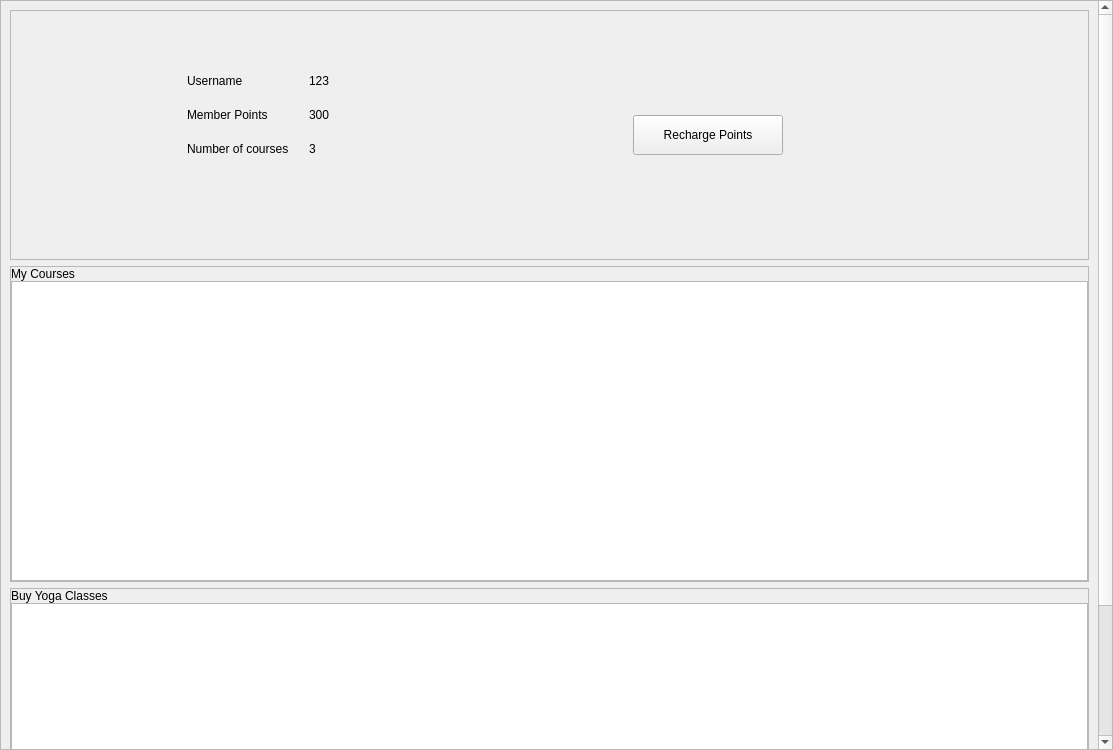
<?xml version="1.0" encoding="UTF-8"?>
<ui version="4.0">
 <class>Frame</class>
 <widget class="QFrame" name="Frame">
  <property name="geometry">
   <rect>
    <x>0</x>
    <y>0</y>
    <width>1113</width>
    <height>750</height>
   </rect>
  </property>
  <property name="windowTitle">
   <string>Frame</string>
  </property>
  <layout class="QVBoxLayout" name="verticalLayout">
   <property name="spacing">
    <number>0</number>
   </property>
   <property name="leftMargin">
    <number>0</number>
   </property>
   <property name="topMargin">
    <number>0</number>
   </property>
   <property name="rightMargin">
    <number>0</number>
   </property>
   <property name="bottomMargin">
    <number>0</number>
   </property>
   <item>
    <widget class="QScrollArea" name="scrollArea">
     <property name="widgetResizable">
      <bool>true</bool>
     </property>
     <widget class="QWidget" name="scrollAreaWidgetContents">
      <property name="geometry">
       <rect>
        <x>0</x>
        <y>0</y>
        <width>1099</width>
        <height>960</height>
       </rect>
      </property>
      <layout class="QVBoxLayout" name="verticalLayout_5">
       <item>
        <widget class="QFrame" name="frame_4">
         <property name="minimumSize">
          <size>
           <width>0</width>
           <height>250</height>
          </size>
         </property>
         <property name="maximumSize">
          <size>
           <width>16777215</width>
           <height>250</height>
          </size>
         </property>
         <property name="frameShape">
          <enum>QFrame::Shape::StyledPanel</enum>
         </property>
         <property name="frameShadow">
          <enum>QFrame::Shadow::Raised</enum>
         </property>
         <layout class="QHBoxLayout" name="horizontalLayout_3">
          <item>
           <layout class="QVBoxLayout" name="verticalLayout_4">
            <item>
             <layout class="QHBoxLayout" name="horizontalLayout_2">
              <property name="spacing">
               <number>80</number>
              </property>
              <property name="leftMargin">
               <number>80</number>
              </property>
              <property name="topMargin">
               <number>20</number>
              </property>
              <property name="bottomMargin">
               <number>20</number>
              </property>
              <item>
               <widget class="AvatarWidget" name="AvatarWidget_2"/>
              </item>
              <item>
               <layout class="QFormLayout" name="formLayout_2">
                <property name="horizontalSpacing">
                 <number>20</number>
                </property>
                <property name="verticalSpacing">
                 <number>20</number>
                </property>
                <item row="1" column="0">
                 <widget class="BodyLabel" name="BodyLabel_7">
                  <property name="text">
                   <string>Username</string>
                  </property>
                 </widget>
                </item>
                <item row="1" column="1">
                 <widget class="BodyLabel" name="BodyLabel_8">
                  <property name="text">
                   <string>123</string>
                  </property>
                 </widget>
                </item>
                <item row="2" column="0">
                 <widget class="BodyLabel" name="BodyLabel_9">
                  <property name="text">
                   <string>Member Points</string>
                  </property>
                 </widget>
                </item>
                <item row="2" column="1">
                 <widget class="BodyLabel" name="BodyLabel_10">
                  <property name="text">
                   <string>300</string>
                  </property>
                 </widget>
                </item>
                <item row="3" column="0">
                 <widget class="BodyLabel" name="BodyLabel_11">
                  <property name="text">
                   <string>Number of courses</string>
                  </property>
                 </widget>
                </item>
                <item row="3" column="1">
                 <widget class="BodyLabel" name="BodyLabel_12">
                  <property name="text">
                   <string>3</string>
                  </property>
                 </widget>
                </item>
                <item row="0" column="0">
                 <widget class="QLabel" name="label">
                  <property name="text">
                   <string/>
                  </property>
                 </widget>
                </item>
               </layout>
              </item>
             </layout>
            </item>
            <item>
             <layout class="QHBoxLayout" name="horizontalLayout_4"/>
            </item>
           </layout>
          </item>
          <item>
           <spacer name="horizontalSpacer_2">
            <property name="orientation">
             <enum>Qt::Orientation::Horizontal</enum>
            </property>
            <property name="sizeHint" stdset="0">
             <size>
              <width>218</width>
              <height>20</height>
             </size>
            </property>
           </spacer>
          </item>
          <item>
           <widget class="PrimaryPushButton" name="PrimaryPushButton">
            <property name="minimumSize">
             <size>
              <width>150</width>
              <height>40</height>
             </size>
            </property>
            <property name="text">
             <string>Recharge Points</string>
            </property>
           </widget>
          </item>
          <item>
           <spacer name="horizontalSpacer_5">
            <property name="orientation">
             <enum>Qt::Orientation::Horizontal</enum>
            </property>
            <property name="sizeHint" stdset="0">
             <size>
              <width>40</width>
              <height>20</height>
             </size>
            </property>
           </spacer>
          </item>
         </layout>
        </widget>
       </item>
       <item>
        <widget class="QFrame" name="frame_2">
         <property name="frameShape">
          <enum>QFrame::Shape::StyledPanel</enum>
         </property>
         <property name="frameShadow">
          <enum>QFrame::Shadow::Raised</enum>
         </property>
         <layout class="QVBoxLayout" name="verticalLayout_2">
          <property name="spacing">
           <number>0</number>
          </property>
          <property name="leftMargin">
           <number>0</number>
          </property>
          <property name="topMargin">
           <number>0</number>
          </property>
          <property name="rightMargin">
           <number>0</number>
          </property>
          <property name="bottomMargin">
           <number>0</number>
          </property>
          <item>
           <widget class="TitleLabel" name="TitleLabel">
            <property name="text">
             <string>My Courses</string>
            </property>
           </widget>
          </item>
          <item>
           <widget class="QListWidget" name="listWidget">
            <property name="minimumSize">
             <size>
              <width>0</width>
              <height>300</height>
             </size>
            </property>
           </widget>
          </item>
         </layout>
        </widget>
       </item>
       <item>
        <widget class="QFrame" name="frame_3">
         <property name="frameShape">
          <enum>QFrame::Shape::StyledPanel</enum>
         </property>
         <property name="frameShadow">
          <enum>QFrame::Shadow::Raised</enum>
         </property>
         <layout class="QVBoxLayout" name="verticalLayout_3">
          <property name="spacing">
           <number>0</number>
          </property>
          <property name="leftMargin">
           <number>0</number>
          </property>
          <property name="topMargin">
           <number>0</number>
          </property>
          <property name="rightMargin">
           <number>0</number>
          </property>
          <property name="bottomMargin">
           <number>0</number>
          </property>
          <item>
           <widget class="TitleLabel" name="TitleLabel_2">
            <property name="text">
             <string>Buy Yoga Classes</string>
            </property>
           </widget>
          </item>
          <item>
           <widget class="QListWidget" name="listWidget_2">
            <property name="minimumSize">
             <size>
              <width>0</width>
              <height>300</height>
             </size>
            </property>
           </widget>
          </item>
         </layout>
        </widget>
       </item>
      </layout>
     </widget>
    </widget>
   </item>
  </layout>
 </widget>
 <customwidgets>
  <customwidget>
   <class>PushButton</class>
   <extends>QPushButton</extends>
   <header>qfluentwidgets</header>
  </customwidget>
  <customwidget>
   <class>PrimaryPushButton</class>
   <extends>PushButton</extends>
   <header>qfluentwidgets</header>
  </customwidget>
  <customwidget>
   <class>BodyLabel</class>
   <extends>QLabel</extends>
   <header>qfluentwidgets</header>
  </customwidget>
  <customwidget>
   <class>TitleLabel</class>
   <extends>QLabel</extends>
   <header>qfluentwidgets</header>
  </customwidget>
  <customwidget>
   <class>ImageLabel</class>
   <extends>QLabel</extends>
   <header>qfluentwidgets</header>
  </customwidget>
  <customwidget>
   <class>AvatarWidget</class>
   <extends>ImageLabel</extends>
   <header>qfluentwidgets</header>
  </customwidget>
 </customwidgets>
 <resources/>
 <connections/>
</ui>
